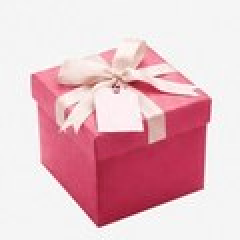
#> input picture tools/persona/assets/offer-gift-mystery.jpg, 120 x 120 px (shown 2 times larger)
$ python white_bg.py assets/offer-gift-mystery.jpg
#> lines starting #> are read from the running program, lines starting #| are printed output that depends on the picture; after the words box and inside, x2 and y2 are one past the last pixel; in counts of white or black regions, pixels touching at a corner belong together
#> further down, im is the input picture: PIL image 120x120 RGB; mean R, G, B 230.2, 191.3, 198.8
"""Clean white backgrounds for every product's photos, so all the product pages share one look (pure white, as the
page itself).

usage: python3 -I white_bg.py <in> <out> [light|flood|matte] [--debug <dir>]

light  for photos already shot on white or a pale backdrop (the generated photos, the brush's cream cards): the
       backdrop's level is read from the image border (its near-neutral pixels); every near-neutral pixel from just
       under that level up is pushed to pure white along a smooth ramp, so a 245 cream becomes 255 while the product,
       skin (warmer) and silver hair or a white top (darker than the backdrop) keep their shading. A photo whose
       border shows no pale backdrop (a close-up, a bathroom scene) is left as it is. Nothing is segmented: no
       cut-out edges.
flood  for studio photos on a grey backdrop (the foundation's renders and gallery): the backdrop is the smooth,
       low-saturation area connected to the image border; it is lifted to white with a feathered edge, and its soft
       floor shadow is kept, lighter, under the product.
matte  for photos whose backdrop a colour rule can't tell from the subject (silver hair on a grey wall, a render on
       a grey gradient): a segmentation model (ISNet, through rembg; the model file is downloaded once into
       ~/.u2net) gives the subject's alpha, hair strands soft; each near-neutral pixel is lifted by (1 - alpha) x
       (255 - the local backdrop), so the backdrop becomes pure white and a strand of hair only as much as it is
       see-through, with no grey fringe. Warm pixels (skin) and pixels far darker than the backdrop (a black
       bottle) are never lifted, even where the model misses them.
       flat=True for a packshot on one flat colour (a shop card): lifted by that colour, so the soft shadow stays.
"""
import sys
from pathlib import Path
import numpy as np
from PIL import Image
from scipy import ndimage

NEUTRAL = 16      # max - min channel spread that still counts as backdrop (the brush's cream is about 9)
RAMP = 18         # light: the ramp to white starts this far under the backdrop's level (darkest channel)
PALE = 232        # light: a border level under this is a scene, not a backdrop: the photo is left as it is


def backdrop_level(a, neutral=NEUTRAL):
    """The backdrop's level (darkest channel) from the image border, or None when the border is not mostly a pale,
    near-neutral backdrop."""
#> called with neutral = 16
    b = np.concatenate([a[:6].reshape(-1, 3), a[-6:].reshape(-1, 3), a[:, :6].reshape(-1, 3), a[:, -6:].reshape(-1, 3)])
#> b = 2880 rows, first 8: [244, 244, 244], [244, 244, 244], [244, 244, 244], [244, 244, 244], [244, 244, 244], [244, 244, 244], [244, 244, 244], [244, 244, 244]
    mn = b.min(1); flat = (b.max(1) - mn) < neutral
#> after `mn = b.min(1)`: mn = 2880 values, max 254 at index 1371, min 231 at index 772, mean 244.7
    if flat.mean() < 0.35: return None
    level = float(np.median(mn[flat]))
#> level = 245
    return level if level >= PALE else None


def light(im, lo=None, hi=None, neutral=NEUTRAL):
    """Pale near-neutral pixels to pure white; lo and hi (the ramp, darkest channel) default to the backdrop's."""
    a = np.asarray(im.convert('RGB')).astype(np.float32)
    if hi is None:
        level = backdrop_level(a, neutral)
#> level = 245
        if level is None: return im.convert('RGB')
        hi = min(level - 1, 250)
#> hi = 244
    lo = hi - RAMP if lo is None else lo
#> lo = 226
    mn, mx = a.min(2), a.max(2)
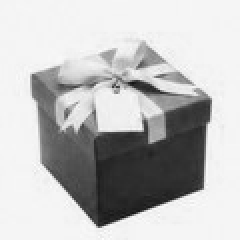
#> mn: shape (120, 120) float32 (shown 2 times larger); min 17, max 254, mean 190.5
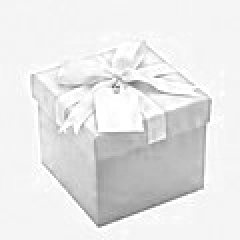
#> mx: shape (120, 120) float32 (shown 2 times larger); min 102, max 255, mean 230.5
    t = np.clip((mn - lo) / (hi - lo), 0, 1)
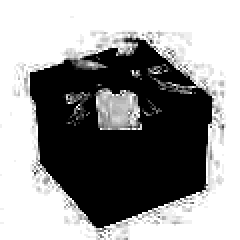
#> t: shape (120, 120) float32 (shown 2 times larger); min 0, max 1, mean 0.58
    t = t * t * (3 - 2 * t)                                     # smoothstep: no band where the ramp starts
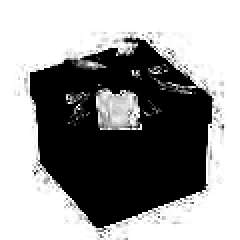
#> t: shape (120, 120) float32 (shown 2 times larger); min 0, max 1, mean 0.588
    t *= np.clip((neutral + 6 - (mx - mn)) / 6, 0, 1)           # warm or coloured pixels (skin, the balm) keep theirs
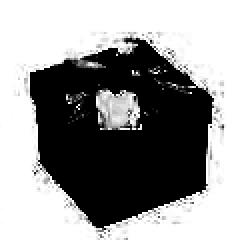
#> t: shape (120, 120) float32 (shown 2 times larger); 3.08% of pixels changed, all inside (x1, y1, x2, y2) = (15, 20, 112, 115)
    out = a + (255 - a) * t[..., None]
    return Image.fromarray(np.clip(out + 0.5, 0, 255).astype(np.uint8))


# [26 lines left out: function flood, not called in this run]


_SESSION = {}


# [55 lines left out: functions alpha_of, matte, not called in this run]


if __name__ == '__main__':
    args = sys.argv[1:]
    mode = args[2] if len(args) > 2 and not args[2].startswith('--') else 'light'
    dbg = args[args.index('--debug') + 1] if '--debug' in args else None
    im = Image.open(args[0])
    out = {'light': lambda: light(im), 'flood': lambda: flood(im, debug=dbg), 'matte': lambda: matte(im, dbg)}[mode]()
#> (the run stopped early here; a loop or call above may not have finished)
